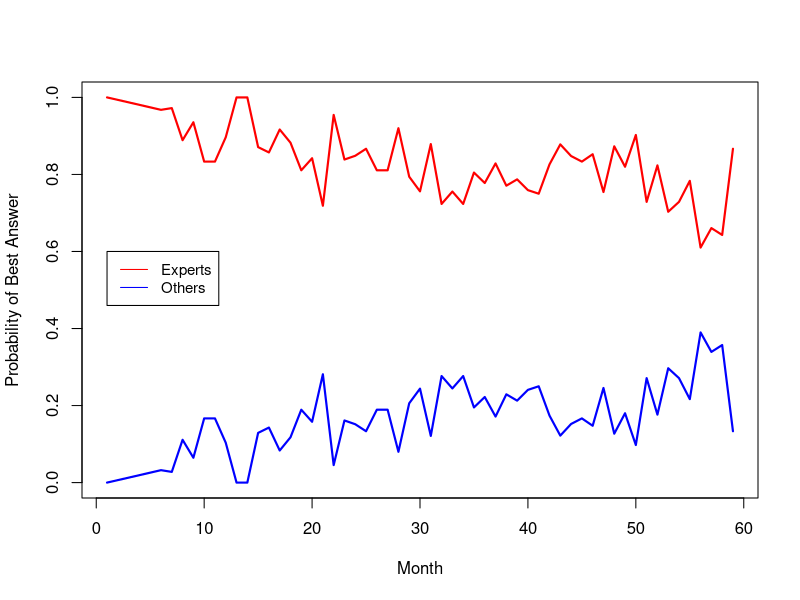

Recreate this plot in R.
#functions
existsDiff <- function(x, y, title) {
  d1 <- as.numeric(x)
  d2 <- as.numeric(y)
  if(isGaussionDistribution(d1) == FALSE || isGaussionDistribution(d2) == FALSE || isGaussionDistribution(c(d1,d2)) == FALSE) {
    effectSize <- paste(round(vargha.delaney(d1,d2) * 100), sep = "", "%")
    pv <- wilcox.test(d1,d2)$p.value
    pvPrint <- ''
    valid <- FALSE
    if(is.nan(pv)) { 
      pvPrint  <- '-'
    }else if(pv < 0.001) {
      pvPrint<- '< 0,001'
    } else {
      pvPrint <- as.character(format(round(pv, digits = 4), nsmall = 4))
    }
    if(pv < 0.05) {
      valid = TRUE
    }
    print("--------------------------")
    print(pvPrint)
    print(effectSize)
    print(paste("Valid: ", valid))
    if(valid) {
      print(paste("There is difference ", title))
    } else {
      print(paste("Cannot say that there is difference ", title))
    }
    print("--------------------------")
  } else {
    print("--------------------------")
    print("Welch Test")
    pv <- t.test(d1,d2)$p.value
   # print(t.test(d1, d2));
    pvPrint <- ''
    valid <- FALSE
    if(is.nan(pv)) { 
      pvPrint  <- '-'
    }else if(pv < 0.001) {
      pvPrint<- '< 0,001'
    } else {
      pvPrint <- as.character(format(round(pv, digits = 4), nsmall = 4))
    }
    if(pv < 0.05) {
      valid = TRUE
    }
    print(pvPrint)
    print(paste("Valid: ", valid))
    d = cohenD(d1, d2)
    #Cohen, J. (1992), “A Power Primer”, Psychological Bulletin, 112, pp. 155-159
    interpretationEffectSize = "None"
    if(d >  0.20) {
      interpretationEffectSize = "small diff"
    }
    if(d >  0.50) {
      interpretationEffectSize = "medium diff"
    }
    if(d > 0.80) {
      interpretationEffectSize = "great diff"
    }
    print(interpretationEffectSize)
    if(mean(d1) > mean(d2)) {
      print("Effect size in favor d1")
    } else {
      print("Effect size in favor d2")      
    }
    print("--------------------------")
  }
  
  
}


cohenD <- function(data1, data2) {
     n1 <- length(data1);
     n2 <- length(data2);
     mean1 <- mean(data1);
     mean2 <- mean(data2);
     sd1 <- sd(data1);
     sd2 <- sd(data2);
     s <- sqrt(((n1 - 1) * sd1 * sd1 + (n2 - 1) * sd2 * sd2) / (n1 + n2 - 2));
     abs(mean1 - mean2) / s;
  }

# Vargha & Delaney's A12
vargha.delaney <- function(r1, r2) {
  m <- length(r1);
  n <- length(r2);
  return ((sum(rank(c(r1, r2))[seq_along(r1)]) / m - (m + 1) / 2) / n);
}

isGaussionDistribution <- function(distribution) {
  #Kolmogorov-Smirnov test
  ks1 <- ks.test(distribution, "pnorm", mean=mean(distribution), sd=sd(distribution))
  if(ks1$p.value < 0.05){
    return(FALSE)
  } else {
    return(TRUE)
  }
}

library(ggplot2)
allData <- read.csv(file = "allBestAnswer.csv", header = TRUE, sep = ";")
expertData <- read.csv(file = "expert-best-answer.csv", header = TRUE, sep = ";")
nonExpertData <- read.csv(file = "nonExpertsBestAnswer.csv", header = TRUE, sep = ";")


step1 <- merge(x = allData, y = expertData, by = "periodAnswer", all.x = TRUE)
finalData <- merge(x = step1, y = nonExpertData, by = "periodAnswer", all.x = TRUE)

finalData[is.na(finalData)] <- 0

#finalData$expertsBestAnswer

yrange <- range(c( (finalData$expertsBestAnswer/finalData$numberUserBestAnswer), (finalData$nonExpertsBestAnswer/finalData$numberUserBestAnswer))) 
xrange <- range(finalData$periodAnswer)

plot(xrange, yrange, xlab="Month", ylab="Probability of Best Answer", type = "n" )
#points(quantModulosRangeLNS, tempoRangeLNS, col="red")
lines(finalData$periodAnswer, (finalData$expertsBestAnswer/finalData$numberUserBestAnswer), col="red", lwd = 2.1 )
lines(finalData$periodAnswer, (finalData$nonExpertsBestAnswer/finalData$numberUserBestAnswer), col="blue", lwd = 2.1)
legend(1, 0.6, legend=c("Experts", "Others"),
       col=c("red", "blue"), lty=1:1, cex=0.9)


existsDiff((finalData$expertsBestAnswer/finalData$numberUserBestAnswer), (finalData$nonExpertsBestAnswer/finalData$numberUserBestAnswer), "Prob. Best Answer Expert X Non Expert")




#finalData[, "Experts"] = round((finalData$expertsBestAnswer/finalData$numberUserBestAnswer), digits = 2)
#finalData[, "Others"] = round((finalData$nonExpertsBestAnswer/finalData$numberUserBestAnswer), digits = 2)
#finalData[, "Month"] = finalData$periodAnswer

#data = finalData[, c("Month", "Experts", "Others")]

#write.csv(data, file = "fig-2.csv", sep = ",",  row.names=FALSE, quote = FALSE)


